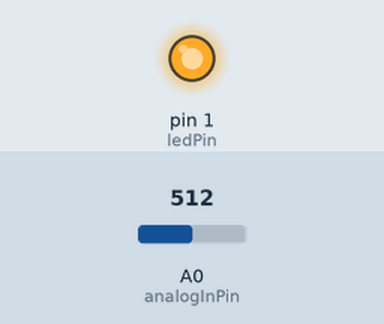
This sketch was run on a simulated Arduino Uno, built with avr-gcc and run on an emulated ATmega328P. Shown: output pins drawn as LEDs (lit = HIGH). Inputs (shaded band) come from the test bench; at power-on: A0 (analogInPin) = 512.

Above: at 1.3 s.
1.4 s: A0 (analogInPin) set to 84
2.9 s: A0 (analogInPin) set to 74
At 3.8 s:
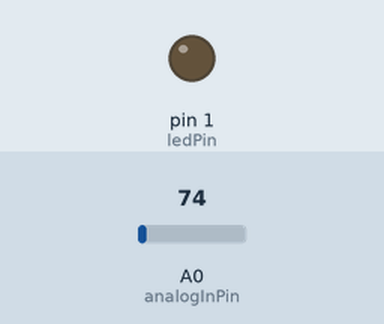
4.5 s: A0 (analogInPin) set to 90
At 4.9 s:
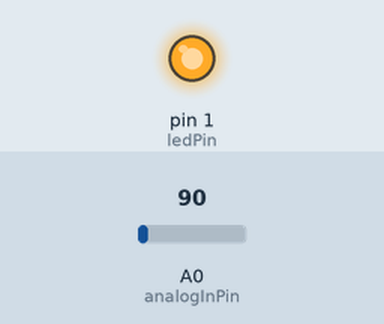
6.0 s: A0 (analogInPin) set to 70
At 7.3 s:
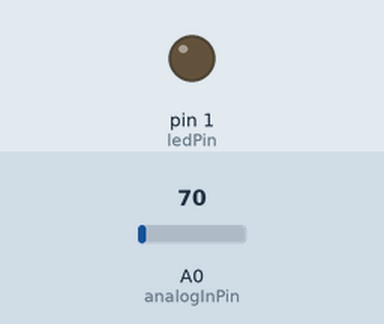
Timing chart, 0 to 8.5 s (numbered marks = the images above; inputs shaded):
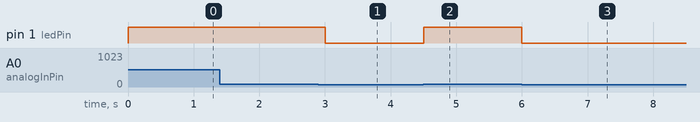

Measured:
- the behaviour switches between 81 and 80 on A0 (analogInPin) (found by bisection; images 0 and 1)
- after the input at 2.9 s, pin 1 (ledPin): HIGH → LOW after 0.10 s
- after the input at 4.5 s, pin 1 (ledPin): LOW → HIGH at once
- after the input at 6.0 s, pin 1 (ledPin): HIGH → LOW at once

The sketch:

ldr-led.ino
```cpp
const int analogInPin = A0;  // ESP8266 Analog Pin
const int ledPin = 1;

int sensorValue = 0;  // value read from the pot


void setup() {
  pinMode(analogInPin, INPUT);
  pinMode(ledPin, OUTPUT);
}

void loop() {
  sensorValue = analogRead(analogInPin);
  digitalWrite(ledPin, LOW);
  if (sensorValue > 80) {
    digitalWrite(ledPin, HIGH);
  }

  delay(500);
}
```
